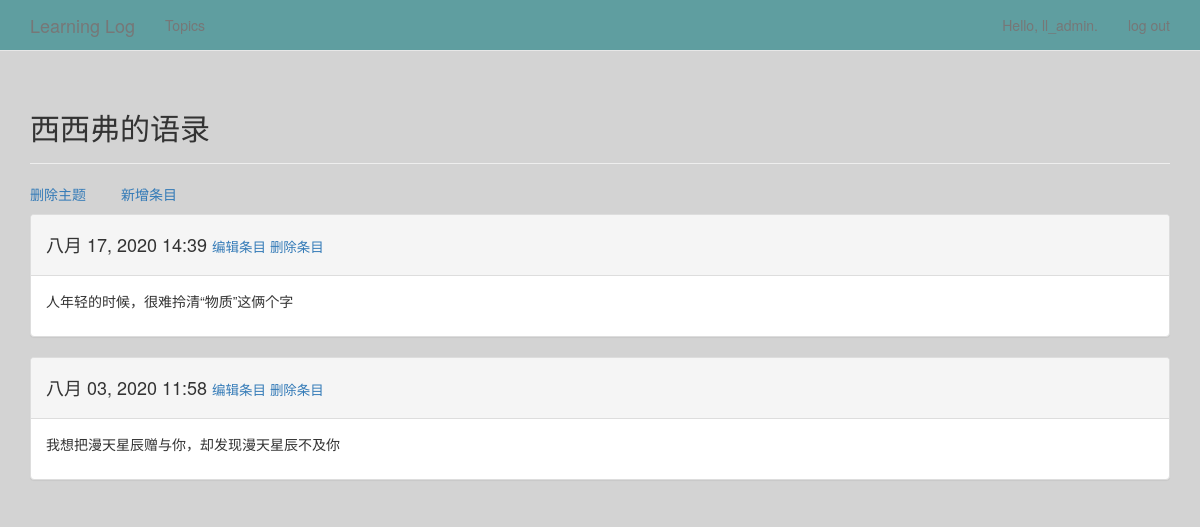
The page /topics/25/ (signed in) on the database its author committed.
### learning_logs/models.py (models this page shows, shortened)
class Topic(models.Model):
    text = models.CharField(max_length=200)
    date_added = models.DateTimeField(auto_now_add=True)
    owner = models.ForeignKey(User, on_delete=models.CASCADE)  # 版本2x以上需要加上 on_delete=models.CASCADE
    def __str__(self):
        return self.text

class Entry(models.Model):
    topic = models.ForeignKey(Topic, on_delete=models.CASCADE)
    text = models.TextField()
    date_added = models.DateTimeField(auto_now_add=True)
    class Meta:
        verbose_name_plural = 'entries'

### learning_logs/views.py (the view)
# urls.py: url(r'^topics/(?P<topic_id>\d+)/$', views.topic, name='topic'),
@login_required
def topic(request, topic_id):
    topic = Topic.objects.get(id=topic_id)
    if topic.owner != request.user:
        raise Http404
    entries = topic.entry_set.order_by('-date_added')
    context = {'topic': topic, 'entries': entries}
    return render(request, 'learning_logs/topic.html', context)

### learning_logs/templates/learning_logs/topic.html (shortened to what this page needs)
{% extends 'learning_logs/base.html'%}
{% block header %}
    <h2>{{ topic }}</h2>
{% endblock header %}
{% block content%}
    <p>
        <a href="{% url 'learning_logs:delete_topic' topic.id %}">删除主题</a>
        <a href="{% url 'learning_logs:new_entry' topic.id %}">新增条目</a>
    </p>
    {%for entry in entries %}
        <div class="panel panel-default">
            <div class="panel-heading">
                <h4>
                    {{ entry.date_added|date:'M d, Y H:i' }}
                     <small>
                        <a href="{% url 'learning_logs:edit_entry' entry.id %}">编辑条目</a>
                    </small>
                    <small>
                        <a href="{% url 'learning_logs:delete_entry' entry.id %}">删除条目</a>
                    </small>
                </h4>
            </div>
            <div class="panel-body">
                {{ entry.text|linebreaks }}
            </div>
        </div>
    {% empty %}
        There are no entries for this topic yet.
    {% endfor %}
{% endblock content %}

### learning_logs/templates/learning_logs/base.html (shortened to what this page needs)
{% load bootstrap3 %}
<html lang="en">
    <head>
        {% bootstrap_css %}
    </head>
    <body  style="background-color: LightGray;">
        <nav class="navbar navbar-default navbar-static-top" style="background-color: CadetBlue">
           <div class="container">
               <div class="navbar-header">
                   <a class="navbar-brand" href="{% url 'learning_logs:index' %}">Learning Log</a>
               </div>
               <div id="navbar" class="navbar-collapse collapse">
                    <ul class="nav navbar-nav">
                        <li><a href="{% url 'learning_logs:topics' %}">Topics</a></li>
                    </ul>
                    <ul class="nav navbar-nav navbar-right">
                        {% if user.is_authenticated %}
                            <li><a>Hello, {{ user.username }}.</a></li>
                            <li><a href="{% url 'users:logout' %}">log out</a></li>
                        {% else %}
                            <li><a href="{% url 'users:register' %}">register</a></li>
                            <li><a href="{% url 'users:login' %}">log in</a></li>
                        {% endif %}
                    </ul>
               </div>
           </div>
        </nav>
    <div class="container">
        <div class="page-header">
            {% block header %}
            {% endblock header %}
        </div>
        <div>
            {% block content %}
            {% endblock content %}
        </div>
    </div>
    </body>
</html>

### rows shown on the page
Topic: text "西西弗的语录"
Entry: date_added "八月 17, 2020 14:39", text "人年轻的时候，很难拎清“物质”这俩个字"
Entry: date_added "八月 03, 2020 11:58", text "我想把漫天星辰赠与你，却发现漫天星辰不及你"

### other values the page prints
{{ user.username }} "ll_admin"
